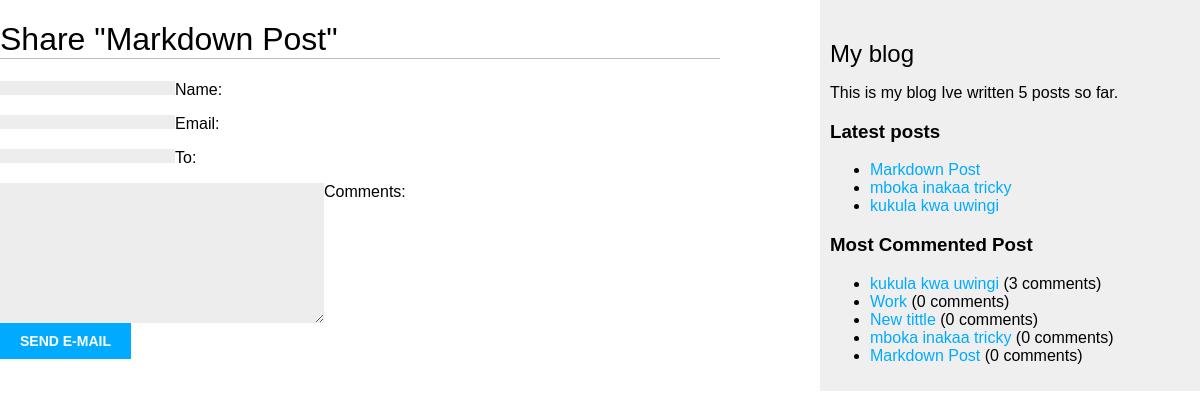
/blog/5/share/, run on the app's committed database.
### blog/models.py (models this page shows, shortened)
class Post(models.Model):
  tags = TaggableManager()
  class Status(models.TextChoices): #enumaration class
    DRAFT = 'DF', 'Draft'
    PUBLISHED = 'PB', 'Published'
  title = models.CharField(max_length=250)
  slug = models.SlugField(max_length=250, unique_for_date='publish')
  body = models.TextField()
  author = models.ForeignKey(
    settings.AUTH_USER_MODEL,
    on_delete=models.CASCADE,
    related_name='blog_posts'
  )
  publish = models.DateTimeField(default=timezone.now)
  created = models.DateTimeField(auto_now_add=True)
  updated = models.DateTimeField(auto_now=True)
  status = models.CharField(
    max_length=2,
    choices=Status,
    default=Status.DRAFT
  )
  objects = models.Manager() #default man
  published = PublishedManager() #custom manager
  class Meta:
    ordering = ['-publish']
    indexes = [
      models.Index(fields=['-publish']),
    ]
  def get_absolute_url(self):
    return reverse('blog:post_detail', args=[
      self.publish.year,
      self.publish.month,
      self.publish.day,
      self.slug
    ])

### blog/views.py (the view)
# urls.py: path('<int:post_id>/share/', views.post_share, name='post_share'),
def post_share(request, post_id):
  post = get_object_or_404(
    Post,
    id = post_id,
    status=Post.Status.PUBLISHED
  )
  sent = False
  if request.method=='POST':
    form = EmailPostForm(request.POST)
    if form.is_valid():
      cd  = form.cleaned_data
      post_url = request.build_absolute_uri(
        post.get_absolute_url()
      )
      subject = (
        f"{cd['name']} ({cd['email']})"
        f"recommends you read {post.title}"
      )
      message = (
        f"Read {post.title} at {post_url}\n\n"
        f"{cd['name']}\'s comments: {cd['comments']}"
      )
      send_mail(
        subject=subject,
        message=message,
        from_email=None,
        recipient_list=[cd['to']]
      )
      sent =True
  else:
    form = EmailPostForm()
  return render(request, 'blog/post/share.html', {'post':post, 'form':form, 'sent':sent},)

### blog/forms.py
class EmailPostForm(forms.Form):
  name = forms.CharField(max_length=25)
  email = forms.EmailField()
  to = forms.EmailField()
  comments = forms.CharField(required=False, widget=forms.Textarea)

### blog/models.py (called while the page is built)
  def get_queryset(self):
    return super().get_queryset().filter(status=Post.Status.PUBLISHED)

### blog/templatetags/blog_tags.py (called while the page is built)
@register.simple_tag
def total_posts():
  return Post.published.count()

@register.inclusion_tag('blog/post/latest_posts.html')
def show_latest_posts(count=5):
  latest_post = Post.published.order_by('-publish')[:count]
  return {'latest_posts': latest_post}

@register.simple_tag
def get_most_cmntd_pst(count=5):
  return Post.published.annotate(
    total_comments=Count('comments')
  ).order_by('-total_comments')[:count]

### blog/templates/blog/post/share.html (shortened to what this page needs)
{% extends 'blog/base.html' %}
{% block content %}
  {% if sent %}
    <h1>Email successfuly sent</h1>
    <p>
      "{{post.title}}" was successfully sent to {{ form.cleaned_data.to }}
    </p>
  {% else %}
    <h1>Share "{{post.title}}"</h1>
    <form method="post">
      {{ form.as_p }}
      <input type="submit" value="send E-mail">
    </form>
  {% endif %}
{% endblock %}

### blog/templates/blog/base.html (shortened to what this page needs)
{% load blog_tags %}
{% load static %}
<!DOCTYPE html>
<html lang="en">
<head>
</head>
<body>
  <div id="content">
    {% block content %}
    {% endblock %}
  </div>
  <div id="sidebar">
    <h2>My blog</h2>
    <p>This is my blog
      Ive written {% total_posts %} posts so far.
    </p>
    <h3>Latest posts</h3>
    {% show_latest_posts 3 %}
    <h3>Most Commented Post</h3>
    {% get_most_cmntd_pst as most_commented_post %}
    <ul>
      {% for post in most_commented_post %}
      <li><a href="{{ post.get_absolute_url }}">{{ post.title }}</a> ({{ post.total_comments }} comments)</li>
      {% endfor %}
    </ul>
  </div>
</body>
</html>

### blog/templates/blog/post/latest_posts.html
<ul>
{% for post in latest_posts %}
<li>
<a href="{{ post.get_absolute_url }}">{{ post.title }}</a>
</li>
{% endfor %}
</ul>

### blog/templates/blog/base.html (style rules this page uses)
body { margin: 0; padding: 0; font-family: Arial, Helvetica, sans-serif; }
a { color: #00abff; text-decoration: none; }
h1 { font-weight: normal; border-bottom: 1px solid #bbb; }
h2 { font-weight: normal; margin: 30px 0 0; }
#content { float: left; width: 60%; padding: 0 0 30px; }
#sidebar { float: right; width: 30%; padding: 10px; background-color: #efefef; height: 100%; }
input, textarea { float: left; clear: both; background: #ededed; padding: 0 10px; border: 0; font-size: 12px; }
input[type="submit"] { font-weight: bold; background: #00abff; color: #fff; padding: 10px 20px; font-size: 14px; text-transform: uppercase; }

### data on the page
Post: title "Markdown Post", total_comments "0"
Post: title "mboka inakaa tricky", total_comments "0"
Post: title "kukula kwa uwingi", total_comments "3"
Post: title "Work", total_comments "0"
Post: title "New tittle", total_comments "0"
